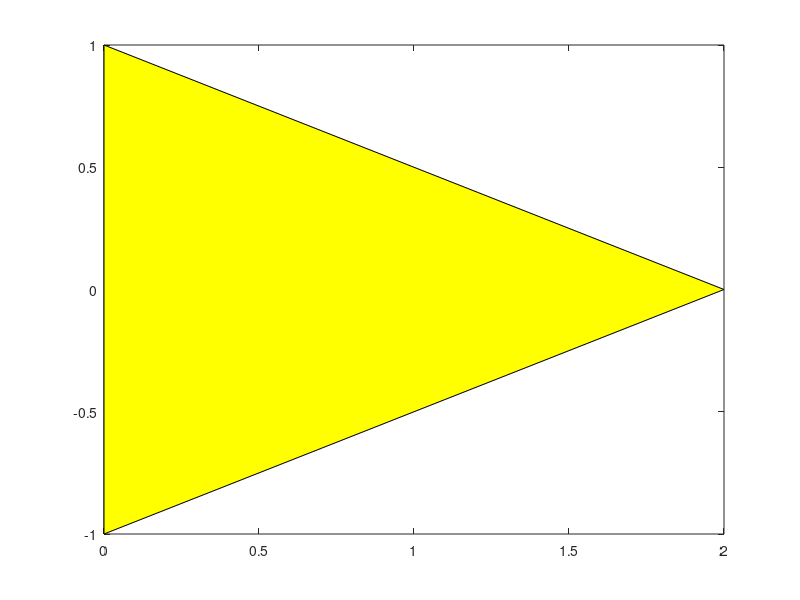

The MATLAB script that drew this image: (Note: this script raises an error after producing the figure.)
clc;
clear all;
close all;
%% Esta errado, pedir ao stor
P1 = [-15 8]';
P2 = [0 0]';
P3 = [30 -5]';
P4 = [20 10]';

P = [P1 P2 P3 P4];
RR = [Inf, 25, 10];
NN = [30 15 30];

allxy = [];
allangle = [];
allT = [];


R = [0 0 2
     1 -1 0];

Rh = R; Rh(3,:) = 1;

hR = fill(Rh(1,:), Rh(2,:), 'y');

%% Aplicar tranformaçoes
for n = 1:width(P)-1
    R = RR(n); N = NN(n);
    M = circtraj(P(:,n), P(:,n+1), R, N);
    plot(P(1,n), P(2,n), '*b', P(1, n+1), P(2,n+1),'*m');
    allxy = cat(2, allxy, M.xy);
    allangle = cat(2,allangle, M.angle);
    allT = cat(3, allT, M.T);
end 


axis([min(allxy(1,:)) max(allxy(1,:)) ...
     min(allxy(2,:)) max(allxy(2,:))...
     ]);
dax1 = 2*ones(4,1);
ax1 = axis; dax1 = [-dax1(1) dax1(2) -dax1(3) dax1(4)];
axis(ax1+dax1);

plot(allxy(1,:), allxy(2,:),'.r');

for n = 1:width(allxy)
    T = allT(:,:,n);
    nR = T*R;
    hR.XData = nR(1,:);
    hR.YData = nR(2,:);
    pause(0.05);
end
